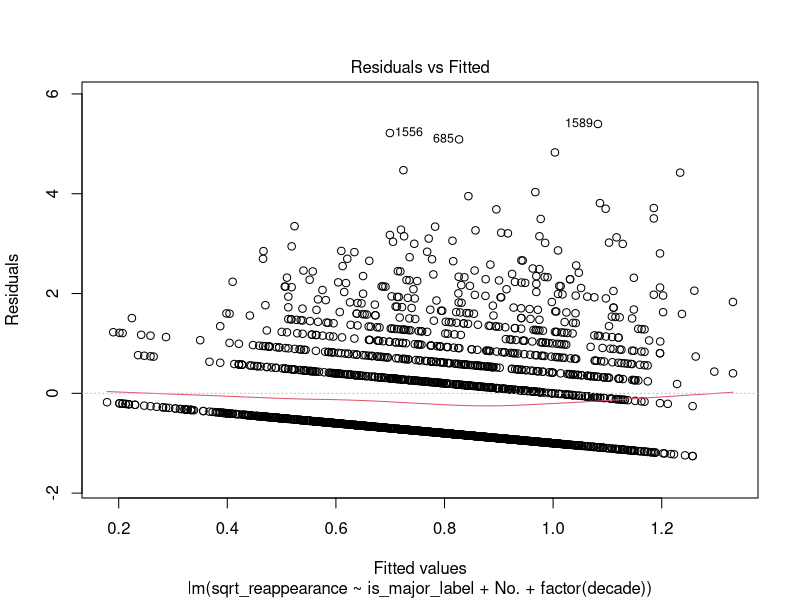
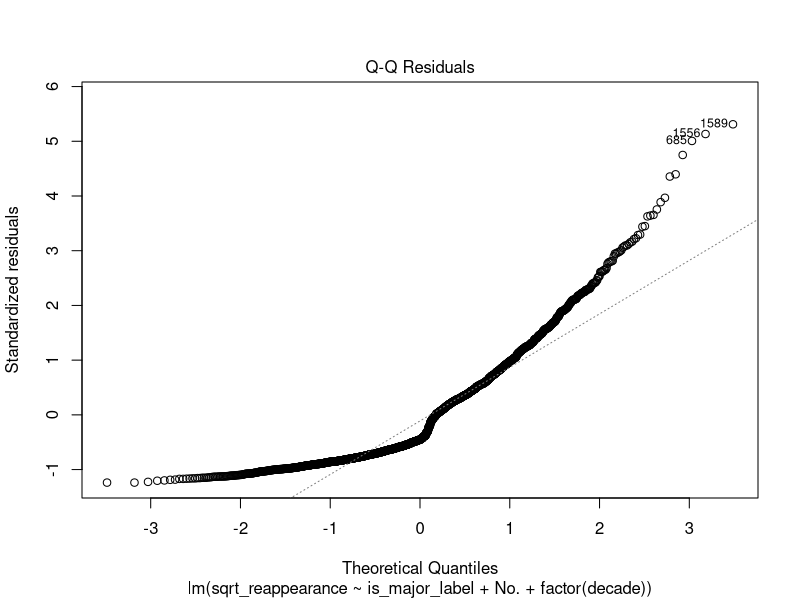
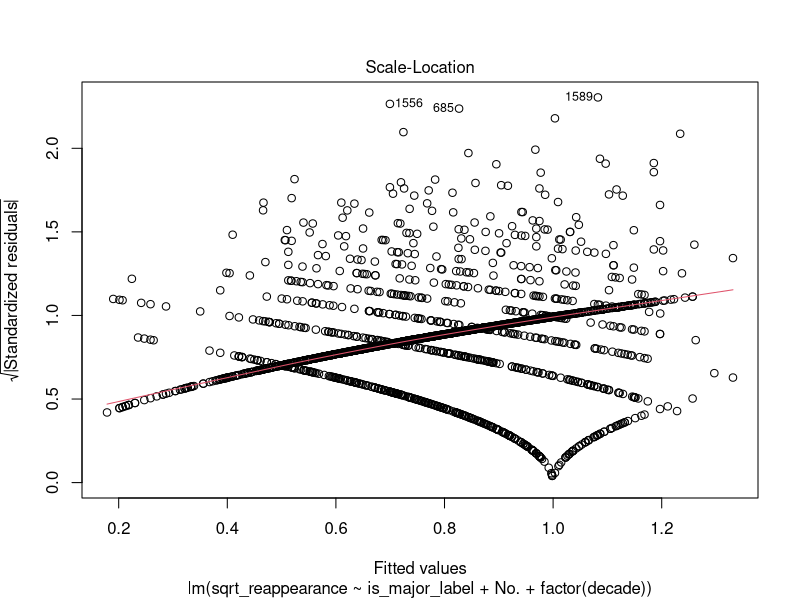
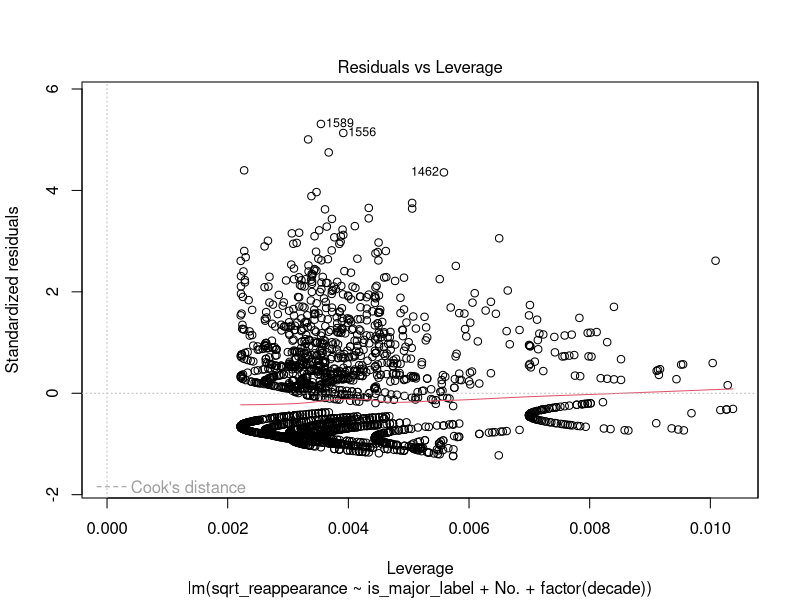

These figures' R source, in order:
library(dplyr)
library(readr)

df <- read_csv("new_data_with_placements.csv")

# no confounders
lm_no_confounders <- lm(
  sqrt_reappearance ~ is_major_label,
  data = df
)
summary(lm_no_confounders)

# confounders: major_label & decade 
lm <- lm(
  sqrt_reappearance ~ is_major_label + No. + factor(decade),
  data = df
)
summary(lm)

plot(lm)
